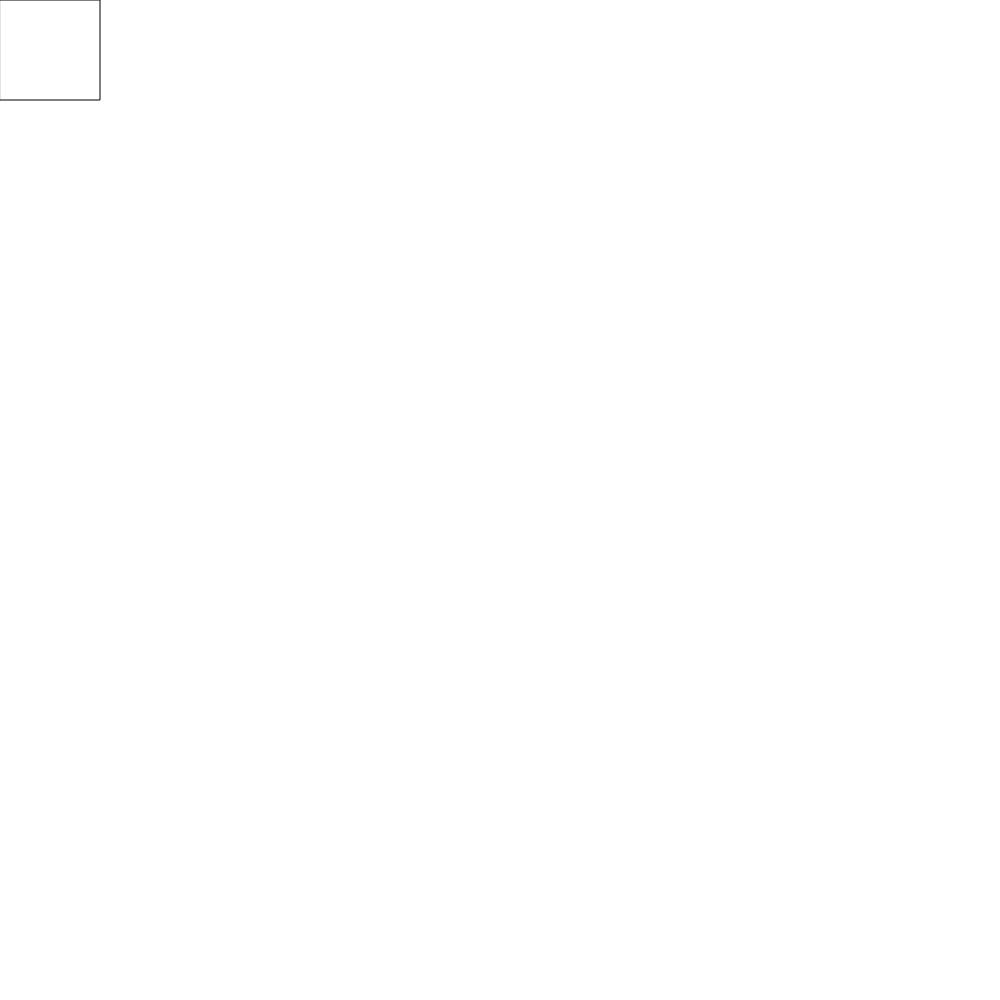
Frame 1 (no input)
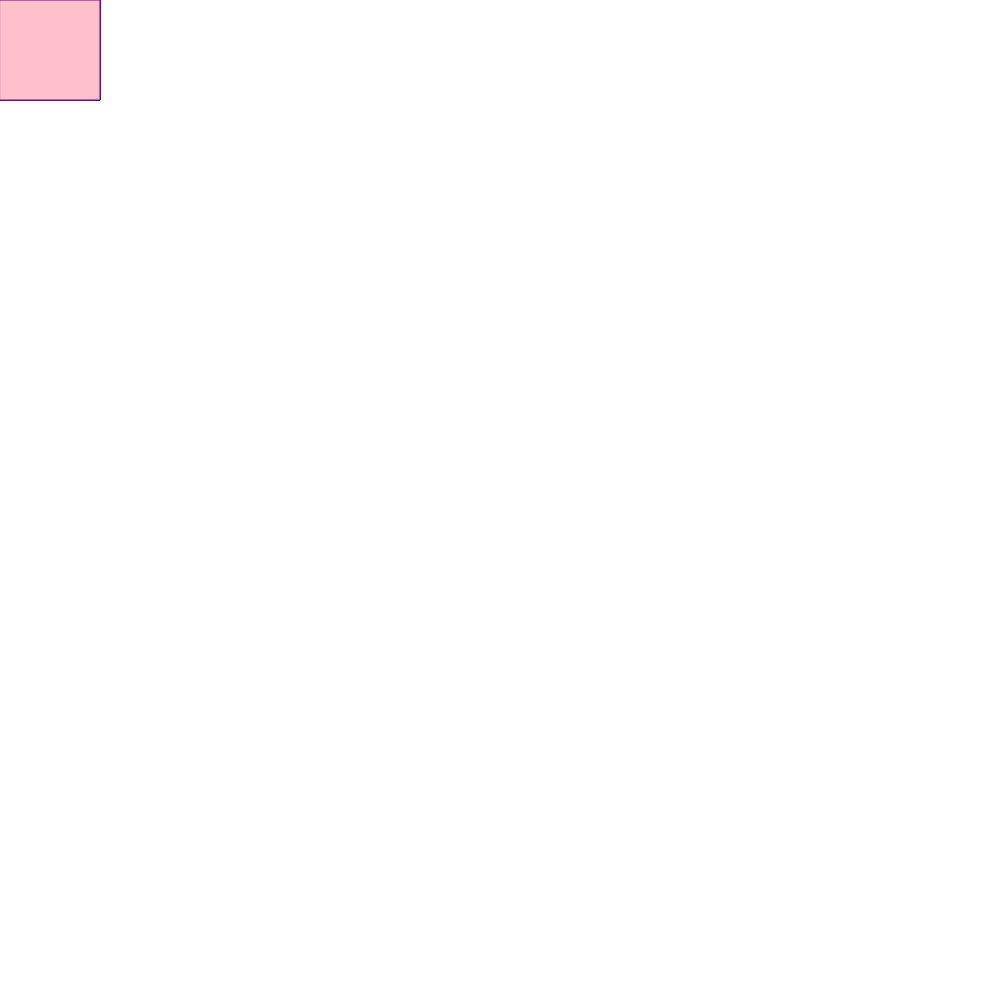
Frame 60 (no input)
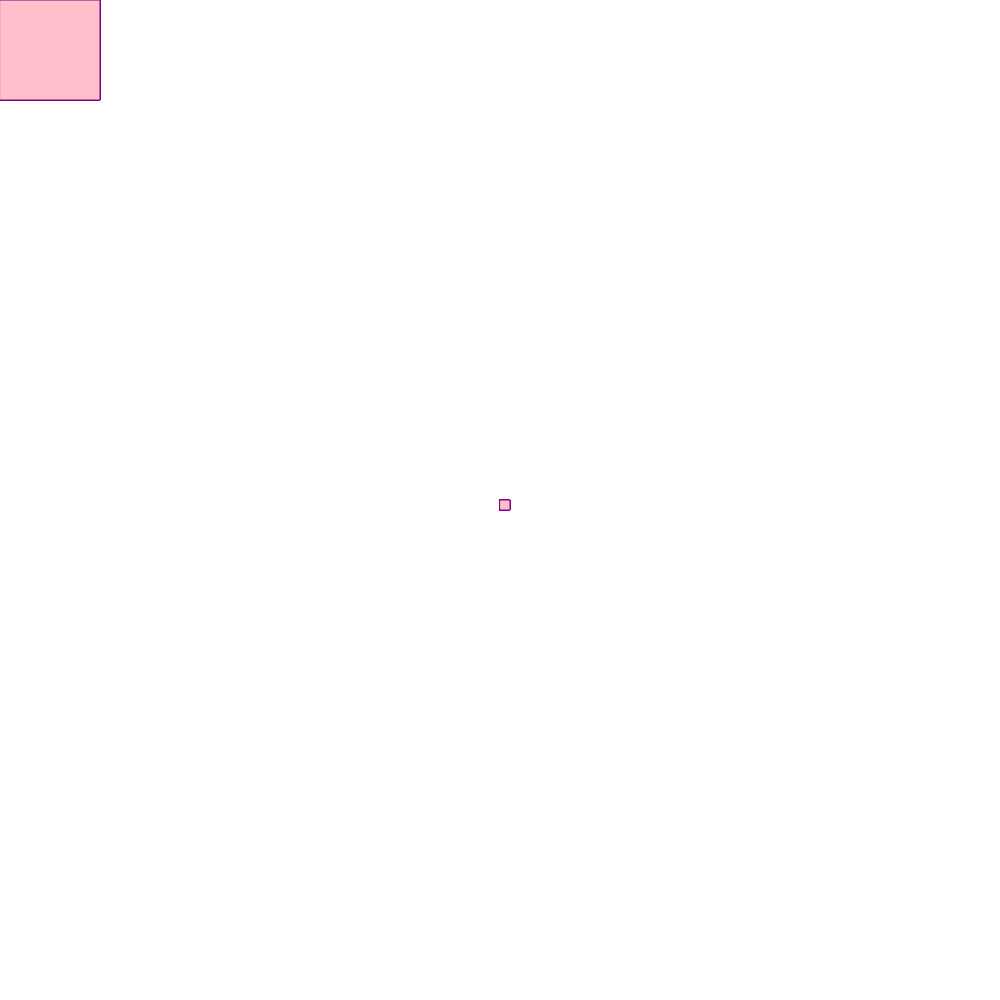
Frame 120 (the mouse pressed at the canvas centre since frame 60)

The p5.js sketch that drew these frames (run headless with seeded random() and noise() and a simulated clock; from frame 60 on, the mouse is pressed at the canvas centre):

// p5.js sketch
// ── sketch.js
function setup() {
    createCanvas(1000, 1000);
    background ("white")
  }
  
  function draw() {
    rect(0,0,100,100)
    fill("pink")
    stroke("purple")
    
    if(mouseIsPressed) {
      rect(mouseX,mouseY,10,10)}}
